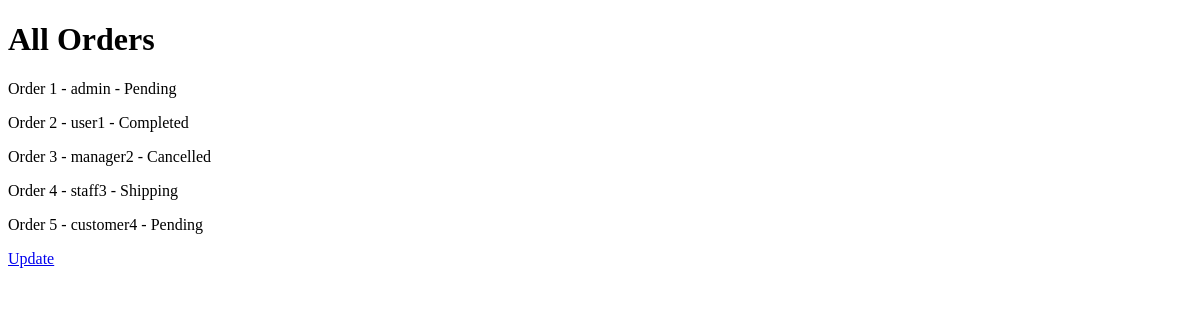
The page /all-orders/ (signed in) on the database as committed earlier.
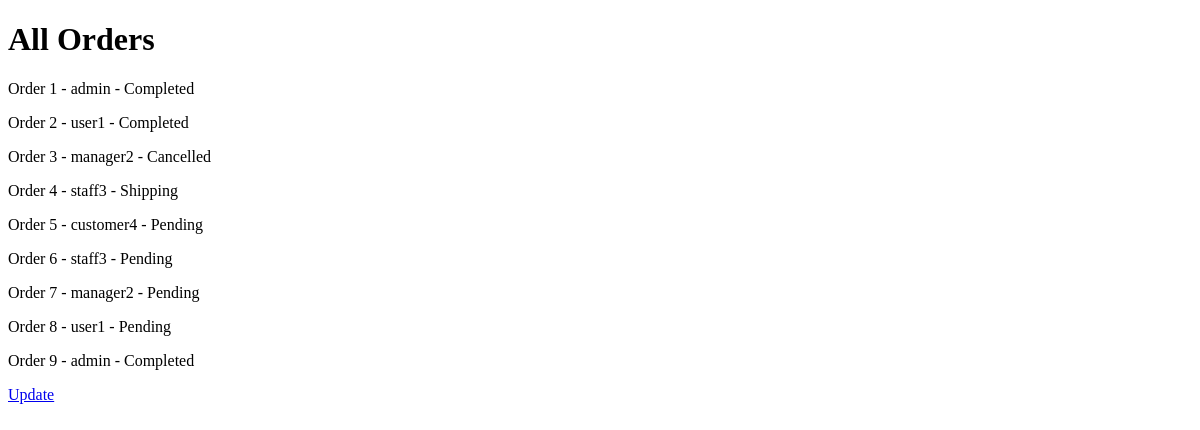
The same page on the database as committed later.
### SportsSalesApp/models.py (models this page shows, shortened)
class Order(models.Model):
    order_id = models.AutoField(primary_key = True)
    user = models.ForeignKey(User, on_delete = models.CASCADE)
    date = models.DateField()
    status = models.CharField(max_length = 30)

### SportsSalesApp/views.py (the view)
@login_required
def all_orders(request):
    orders = Order.objects.all()
    return render(request, 'all_orders.html', {'orders': orders})

### SportsSalesApp/templates/All_Orders.html (shortened to what this page needs)
<!DOCTYPE html>
<html lang="en">
<head>
</head>
<body>
    <h1>All Orders</h1>
{% for order in orders %}
  <p>
    Order {{ order.order_id }} - {{ order.user }} - {{ order.status }}
  </p>
{% endfor %}
<a href="/update-order/{{ order.order_id }}/">Update</a>
</body>
</html>

Rows that differ between the two databases and show on the page:
changed Order id 1: status "Pending" → "Completed"
added Order: order_id "6", user "staff3", status "Pending"
added Order: order_id "7", user "manager2", status "Pending"
added Order: order_id "8", user "user1", status "Pending"
added Order: order_id "9", user "admin", status "Completed"
